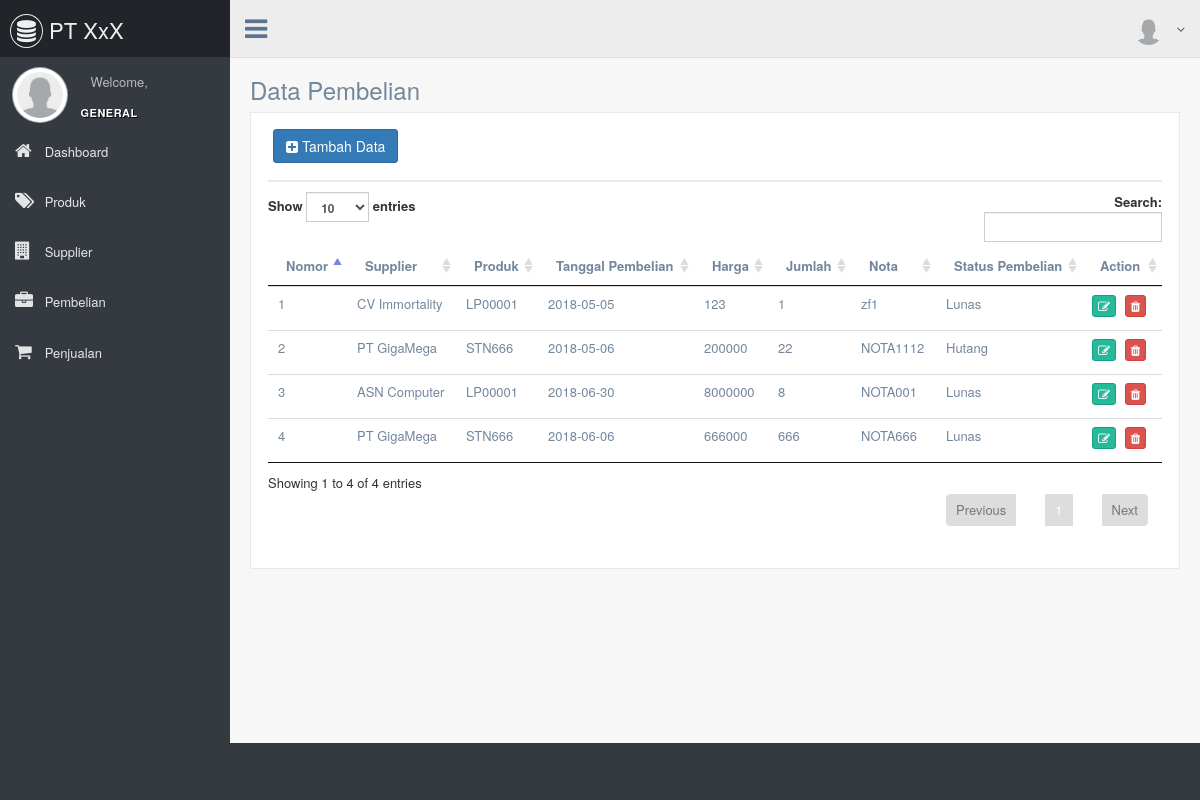
Before: /pembelian with the older database file.
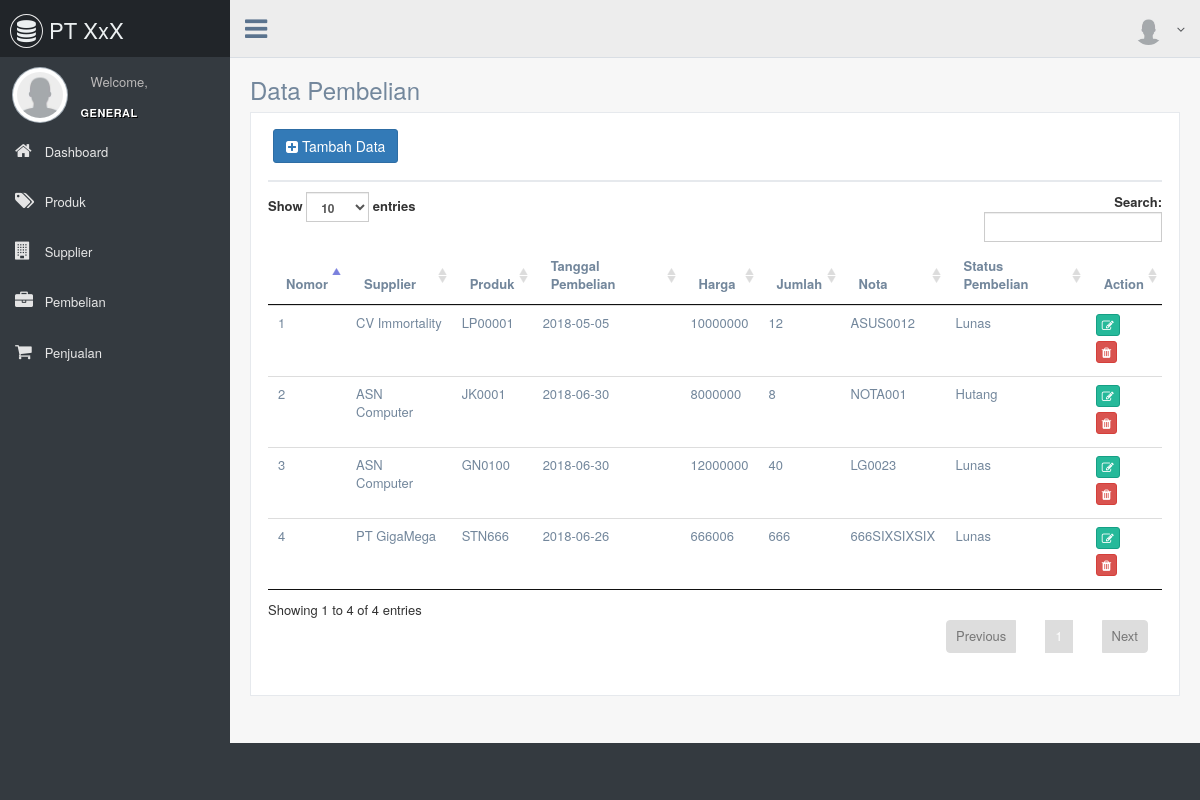
After: the same page with the newer database file.
### tables this page shows
CREATE TABLE `pembelian` (
  `id_pembelian` int(11) NOT NULL,
  `supplier_id` int(11) NOT NULL,
  `produk_id` int(11) NOT NULL,
  `tanggal_pembelian` date NOT NULL,
  `harga_pembelian` double NOT NULL,
  `qty_pembelian` int(11) NOT NULL,
  `nota_pembelian` varchar(20) NOT NULL,
  `status_pembelian` enum('Lunas','Hutang') NOT NULL DEFAULT 'Hutang'
);

CREATE TABLE `supplier` (
  `id_supplier` int(11) NOT NULL,
  `nama_supplier` varchar(25) NOT NULL,
  `kontak_supplier` varchar(15) NOT NULL,
  `alamat` varchar(255) NOT NULL
);

CREATE TABLE `produk` (
  `id_produk` int(11) NOT NULL,
  `kode_produk` varchar(7) NOT NULL,
  `nama_produk` varchar(25) NOT NULL,
  `qty_produk` int(11) NOT NULL
);

### application/core/MY_Loader.php (called while the page is built, shortened)
<?php (defined('BASEPATH')) OR exit('No direct script access allowed');
require APPPATH."third_party/MX/Loader.php";
class MY_Loader extends MX_Loader {
public function view($view, $vars = array(), $return = FALSE)
{
list($path, $_view) = Modules::find($view, $this->_module, 'views/');
if($path != FALSE)
{
$view = $_view;
}
return $this->_ci_load(array('_ci_view' => $view, '_ci_vars' => ((method_exists($this,'_ci_object_to_array')) ?
$this->_ci_object_to_array($vars) : $this->_ci_prepare_view_vars($vars)), '_ci_return' => $return));
}
}

### application/modules/pembelian/controllers/Pembelian.php (called while the page is built, shortened)
<?php
class Pembelian extends CI_Controller {
    public function __construct() {
        $this->load->model('Mpembelian');
    }
    function index(){
        $data['title'] = 'Data Pembelian';
        $data['content'] = 'v_pembelian';
        $data['suppliers'] = $this->Mpembelian->getSupplier();
        $data['products'] = $this->Mpembelian->getProduct();
        $data['datatables'] = $this->Mpembelian->tampil();
        $this->load->view('template',$data);
    }
}

### index.php (called while the page is built, shortened)
<?php
require_once BASEPATH.'core/CodeIgniter.php';

### application/modules/pembelian/models/Mpembelian.php (called while the page is built, shortened)
<?php
class Mpembelian extends CI_Model {
    function tampil(){
        $sql = "SELECT pembelian.id_pembelian, supplier.nama_supplier, produk.kode_produk, pembelian.tanggal_pembelian, pembelian.harga_pembelian, pembelian.qty_pembelian, pembelian.nota_pembelian, pembelian.status_pembelian
            FROM pembelian
                JOIN supplier ON pembelian.supplier_id=supplier.id_supplier
            JOIN produk
                ON pembelian.produk_id=produk.id_produk";
        return $this->db->query($sql);
    }
}

### application/modules/pembelian/views/v_pembelian.php (the view, shortened to what this page needs)
<div class="x_panel">
    <div class="x_title">
    <h2><button type="button" class="add btn btn-primary"><i class="fa fa-plus-square"></i> Tambah Data </button></h2>
<div class="clearfix"></div>
</div>
<table class="table table-hover table-responsive" id="datatables">
<thead>
    <tr>
        <th>Nomor</th>
        <th>Supplier</th>
        <th>Produk</th>
        <th>Tanggal Pembelian</th>
        <th>Harga</th>
        <th>Jumlah</th>
        <th>Nota</th>
        <th>Status Pembelian</th>
        <th>Action</th>
    </tr>
</thead>
<tbody>
    <?php $no=1;
    foreach($datatables->result() as $row){
        echo "<tr>";
        echo "<td>".$no."</td>";
        echo "<td>".$row->nama_supplier."</td>";
        echo "<td>".$row->kode_produk."</td>";
        echo "<td>".$row->tanggal_pembelian."</td>";
        echo "<td>".$row->harga_pembelian."</td>";
        echo "<td>".$row->qty_pembelian."</td>";
        echo "<td>".$row->nota_pembelian."</td>";
        echo "<td>".$row->status_pembelian."</td>";
        echo "<td>
            <button type='button' class='btn btn-success btn-xs' onclick=edit('".$row->id_pembelian."') ><i class='fa fa-edit'></i></button>
            <button type='button' class='btn btn-danger btn-xs' onclick=del('".$row->id_pembelian."') ><i class='fa fa-trash'></i></button>
            </td>";
        echo "</tr>";
    $no++;} ?>
</tbody>
</table>
</div>

### application/third_party/MX/Loader.php (shortened to what this page needs)
<?php (defined('BASEPATH')) OR exit('No direct script access allowed');
class MX_Loader extends CI_Loader
{
	protected $_module;
	public $_ci_cached_vars = array();
	public function initialize($controller = NULL)
	{
		$this->_module = CI::$APP->router->fetch_module();
	}
	public function model($model, $object_name = NULL, $connect = FALSE)
	{
		if (is_array($model)) return $this->models($model);
		($_alias = $object_name) OR $_alias = basename($model);
		list($path, $_model) = Modules::find(strtolower($model), $this->_module, 'models/');
		if ($path == FALSE)
		{
			parent::model($model, $object_name, $connect);
		}
		else
		{
			CI::$APP->$_alias = new $model();
		}
		return $this;
	}
	public function models($models)
	{
		return $this;
	}
	public function _ci_load($_ci_data)
	{
		extract($_ci_data);
		if (isset($_ci_view))
		{
			$_ci_path = '';
			$_ci_file = (pathinfo($_ci_view, PATHINFO_EXTENSION)) ? $_ci_view : $_ci_view.EXT;
			foreach ($this->_ci_view_paths as $path => $cascade)
			{
				if (file_exists($view = $path.$_ci_file))
				{
					$_ci_path = $view;
					break;
				}
			}
		}
		elseif (isset($_ci_path))
		{
			$_ci_file = basename($_ci_path);
			if( ! file_exists($_ci_path)) $_ci_path = '';
		}
		if (isset($_ci_vars))
			$this->_ci_cached_vars = array_merge($this->_ci_cached_vars, (array) $_ci_vars);
		extract($this->_ci_cached_vars);
		if ((bool) @ini_get('short_open_tag') === FALSE && CI::$APP->config->item('rewrite_short_tags') == TRUE)
		{
			echo eval('?>'.preg_replace("/;*\s*\?>/", "; ?>", str_replace('<?=', '<?php echo ', file_get_contents($_ci_path))));
		}
		else
		{
			include($_ci_path);
		}
	}
}

### application/views/template.php (shortened to what this page needs)
<!DOCTYPE html>
<html lang="en">
<head>
</head>
<body class="nav-md">
  <div class="container body">
    <div class="main_container">
      <div class="col-md-3 left_col">
        <div class="left_col scroll-view">
          <div class="navbar nav_title" style="border: 0;">
            <a href="dashboard" class="site_title"><i class="fa fa-database"></i> <span>PT XxX</span></a>
          </div>
          <div class="profile">
            <div class="profile_pic">
                <?php echo img(array('src'=>'images/user.png','class'=>'img-circle profile_img')) ;?>
            </div>
            <div class="profile_info">
              <span>Welcome,</span>
            </div>
          </div>
          <br />
          <div id="sidebar-menu" class="main_menu_side hidden-print main_menu">
            <div class="menu_section">
              <h3>General</h3>
              <ul class="nav side-menu">
                <li><?php echo anchor("dashboard","<i class='fa fa-home'></i> Dashboard");?></li>
                <li><?php echo anchor("produk","<i class='fa fa-tags'></i> Produk");?></li>
                <li><?php echo anchor("supplier","<i class='fa fa-building'></i> Supplier");?></li>
                <li><?php echo anchor("pembelian","<i class='fa fa-briefcase'></i> Pembelian");?></li>
                <li><?php echo anchor("penjualan","<i class='fa fa-shopping-cart'></i> Penjualan");?></li>
              </ul>
            </div>
          </div>
        </div>
      </div>
      <div class="top_nav">
        <div class="nav_menu">
          <nav class="" role="navigation">
            <div class="nav toggle">
              <a id="menu_toggle"><i class="fa fa-bars"></i></a>
            </div>
            <ul class="nav navbar-nav navbar-right">
              <li class="">
                <a href="javascript:;" class="user-profile dropdown-toggle" data-toggle="dropdown" aria-expanded="false">
                  <img src="<?php echo base_url(); ?>images/user.png" alt=""><?php echo $this->session->userdata('ses_nama');?>
                  <span class=" fa fa-angle-down"></span>
                </a>
              </li>
            </ul>
          </nav>
        </div>
      </div>
      <div class="right_col" role="main">
        <div class="">
          <div class="page-title">
            <div class="title_left">
              <h3>
              <?php if(isset($title)){echo $title ;} ;?>
              </h3>
            </div>
          </div>
          <div class="clearfix"></div>
          <div class="row">
            <div class="col-md-12 col-sm-12 col-xs-12" style="min-height:530px">
              <?php if(isset($content)){$this->load->view($content);};?>
            </div>
          </div>
        </div>
      </div>
    </div>
  </div>
  <div id="custom_notifications" class="custom-notifications dsp_none">
    <div class="clearfix"></div>
  </div>
</body>
</html>

Changed rows visible on the page:
removed pembelian: supplier.nama_supplier "PT GigaMega", produk.kode_produk "STN666", tanggal_pembelian "2018-05-06", harga_pembelian "200000", qty_pembelian "22", nota_pembelian "NOTA1112", status_pembelian "Hutang"
removed pembelian: supplier.nama_supplier "PT GigaMega", produk.kode_produk "STN666", tanggal_pembelian "2018-06-06", harga_pembelian "666000", qty_pembelian "666", nota_pembelian "NOTA666", status_pembelian "Lunas"
changed pembelian "CV Immortality": harga_pembelian "123" → "10000000"; qty_pembelian "1" → "12"; nota_pembelian "zf1" → "ASUS0012"
changed pembelian "NOTA001": produk.kode_produk "LP00001" → "JK0001"; status_pembelian "Lunas" → "Hutang"
added pembelian: supplier.nama_supplier "ASN Computer", produk.kode_produk "GN0100", tanggal_pembelian "2018-06-30", harga_pembelian "12000000", qty_pembelian "40", nota_pembelian "LG0023", status_pembelian "Lunas"
added pembelian: supplier.nama_supplier "PT GigaMega", produk.kode_produk "STN666", tanggal_pembelian "2018-06-26", harga_pembelian "666006", qty_pembelian "666", nota_pembelian "666SIXSIXSIX", status_pembelian "Lunas"
